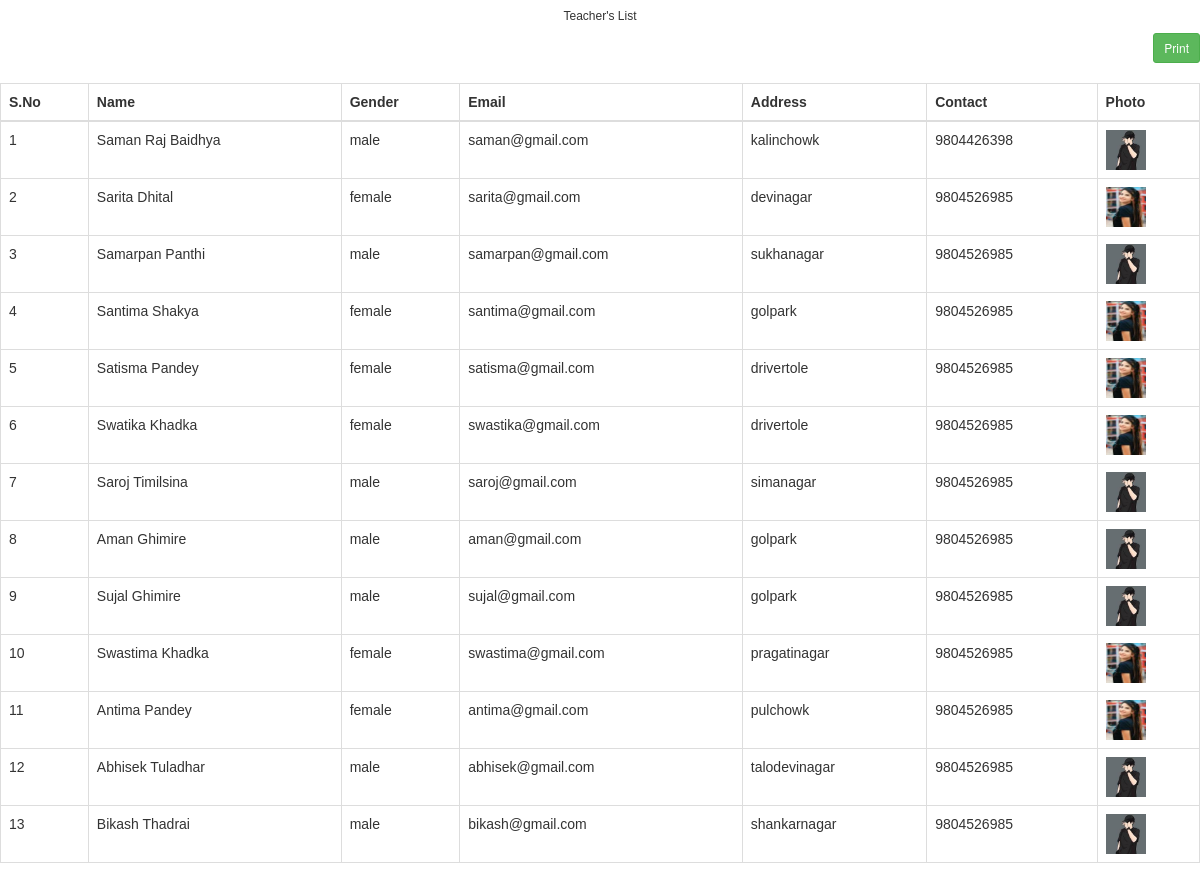
The page /teachersAllDetails.php on the database its author committed.
### tables this page shows
CREATE TABLE `users` (
  `id` int(11) NOT NULL,
  `name` varchar(255) NOT NULL,
  `gender` varchar(6) NOT NULL,
  `email` varchar(255) NOT NULL,
  `address` varchar(255) NOT NULL,
  `contact` varchar(255) NOT NULL,
  `school` varchar(255) NOT NULL,
  `password` varchar(255) NOT NULL,
  `role` varchar(255) NOT NULL,
  `photo` varchar(255) NOT NULL
);

### teachersAllDetails.php (the view, shortened to what this page needs)
<!DOCTYPE html>
<html>
<head>
	<link rel="stylesheet" type="text/css" href="assets/css/print.css" media="print">
	<link rel="stylesheet" href="https://cdn.jsdelivr.net/npm/bootstrap@3.3.7/dist/css/bootstrap.min.css">
</head>
<body>
<h6>Teacher's List</h6>
<button onclick="window.print();" id="print_btn" class="btn btn-sm btn-success">Print</button>
<table class="table table-bordered">
	<thead>
		<tr>
			<th>S.No</th>
			<th>Name</th>
			<th>Gender</th>
			<th>Email</th>
			<th>Address</th>
			<th>Contact</th>
			<th>Photo</th>
		</tr>
	</thead>
	<tbody>
		<?php
			include_once('config.php');
			$i=1;
			$query = "select * from users where role='Teacher'";
			$result = mysqli_query($con,$query);
			while($teacher = mysqli_fetch_assoc($result)){
		?>
		<tr>
			<td><?=$i++;?></td>
			<td><?=$teacher['name'];?></td>
			<td><?=$teacher['gender'];?></td>
			<td><?=$teacher['email'];?></td>
			<td><?=$teacher['address'];?></td>
			<td><?=$teacher['contact'];?></td>
			<td><img src="uploads/images/<?=$teacher['photo'];?>" height="40px" width="40px"></td>
		</tr>
	<?php }?>
	</tbody>
</table>
</body>
</html>

### assets/css/print.css (style rules this page uses)
* { size:A4; margin: auto; }
#print_btn { display: none; visibility: none; }
tr,th { text-align: left; }
table { width: 100%; }

### teachersAllDetails.php (style rules this page uses)
h6 { font-family: Verdana,Geneva,Tahoma, sans-serif; text-align: center; }
table { font-family: Arial,Helvetica,sans-serif; border-collapse: collapse; width: 100%; }
td,th { border:1px solid #444; padding: 8px; }
#print_btn { float: right; margin-bottom: 20px; }

### rows shown on the page
users: name "Saman Raj Baidhya", gender "male", email "saman@gmail.com", address "kalinchowk", contact "9804426398", photo (picture)
users: name "Sarita Dhital", gender "female", email "sarita@gmail.com", address "devinagar", contact "9804526985", photo (picture)
users: name "Samarpan Panthi", gender "male", email "samarpan@gmail.com", address "sukhanagar", contact "9804526985", photo (picture)
users: name "Santima Shakya", gender "female", email "santima@gmail.com", address "golpark", contact "9804526985", photo (picture)
users: name "Satisma Pandey", gender "female", email "satisma@gmail.com", address "drivertole", contact "9804526985", photo (picture)
users: name "Swatika Khadka", gender "female", email "swastika@gmail.com", address "drivertole", contact "9804526985", photo (picture)
users: name "Saroj Timilsina", gender "male", email "saroj@gmail.com", address "simanagar", contact "9804526985", photo (picture)
users: name "Aman Ghimire", gender "male", email "aman@gmail.com", address "golpark", contact "9804526985", photo (picture)
users: name "Sujal Ghimire", gender "male", email "sujal@gmail.com", address "golpark", contact "9804526985", photo (picture)
users: name "Swastima Khadka", gender "female", email "swastima@gmail.com", address "pragatinagar", contact "9804526985", photo (picture)
users: name "Antima Pandey", gender "female", email "antima@gmail.com", address "pulchowk", contact "9804526985", photo (picture)
users: name "Abhisek Tuladhar", gender "male", email "abhisek@gmail.com", address "talodevinagar", contact "9804526985", photo (picture)
users: name "Bikash Thadrai", gender "male", email "bikash@gmail.com", address "shankarnagar", contact "9804526985", photo (picture)
